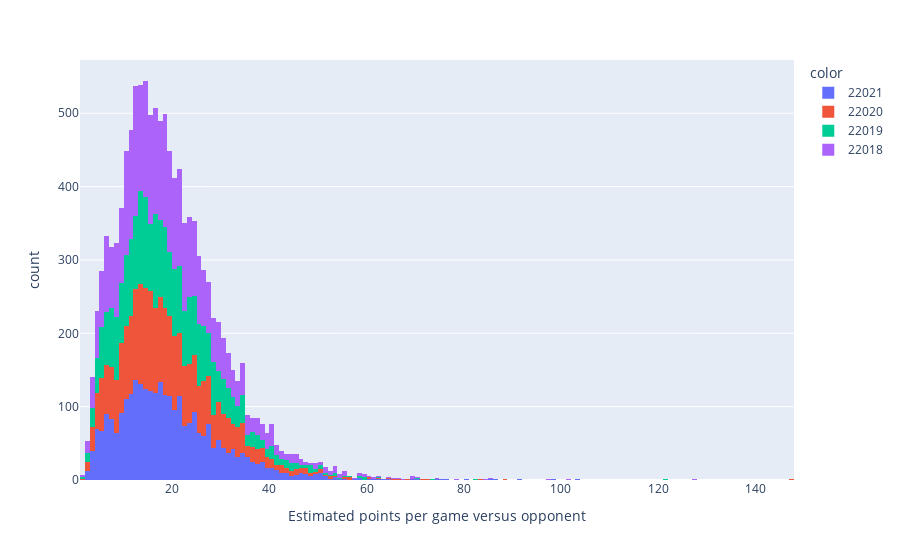

Notebook code for this chart:
### Code cell
# Points per game estimated
fig = px.histogram(x=outputs['PLAYER_PTS'], color=outputs['SEASON_ID'], labels={
    'x': 'Estimated points per game versus opponent'
})

print('Mean: ' + str(outputs['PLAYER_PTS'].mean()))
print('Standard deviation: ' + str(outputs['PLAYER_PTS'].std()))

fig.show()

### Figure 1 — Plotly figure (JSON) as saved in the notebook; plotly's stock layout.template omitted (floating-point values rounded to 4 significant figures; data arrays with more than 128 entries replaced by an {"elided": "..."} marker saying what was removed)
{"data": [{"alignmentgroup": "True", "bingroup": "x", "hovertemplate": "color=22021<br>Estimated points per game versus opponent=%{x}<br>count=%{y}<extra></extra>", "legendgroup": "22021", "marker": {"color": "#636efa", "pattern": {"shape": ""}}, "name": "22021", "offsetgroup": "22021", "orientation": "v", "showlegend": true, "type": "histogram", "x": {"elided": "2940 float values"}, "xaxis": "x", "yaxis": "y"}, {"alignmentgroup": "True", "bingroup": "x", "hovertemplate": "color=22020<br>Estimated points per game versus opponent=%{x}<br>count=%{y}<extra></extra>", "legendgroup": "22020", "marker": {"color": "#EF553B", "pattern": {"shape": ""}}, "name": "22020", "offsetgroup": "22020", "orientation": "v", "showlegend": true, "type": "histogram", "x": {"elided": "2809 float values"}, "xaxis": "x", "yaxis": "y"}, {"alignmentgroup": "True", "bingroup": "x", "hovertemplate": "color=22019<br>Estimated points per game versus opponent=%{x}<br>count=%{y}<extra></extra>", "legendgroup": "22019", "marker": {"color": "#00cc96", "pattern": {"shape": ""}}, "name": "22019", "offsetgroup": "22019", "orientation": "v", "showlegend": true, "type": "histogram", "x": {"elided": "2719 float values"}, "xaxis": "x", "yaxis": "y"}, {"alignmentgroup": "True", "bingroup": "x", "hovertemplate": "color=22018<br>Estimated points per game versus opponent=%{x}<br>count=%{y}<extra></extra>", "legendgroup": "22018", "marker": {"color": "#ab63fa", "pattern": {"shape": ""}}, "name": "22018", "offsetgroup": "22018", "orientation": "v", "showlegend": true, "type": "histogram", "x": {"elided": "3542 float values"}, "xaxis": "x", "yaxis": "y"}], "layout": {"barmode": "relative", "legend": {"title": {"text": "color"}, "tracegroupgap": 0}, "margin": {"t": 60}, "xaxis": {"anchor": "y", "domain": [0, 1], "title": {"text": "Estimated points per game versus opponent"}}, "yaxis": {"anchor": "x", "domain": [0, 1], "title": {"text": "count"}}}}
